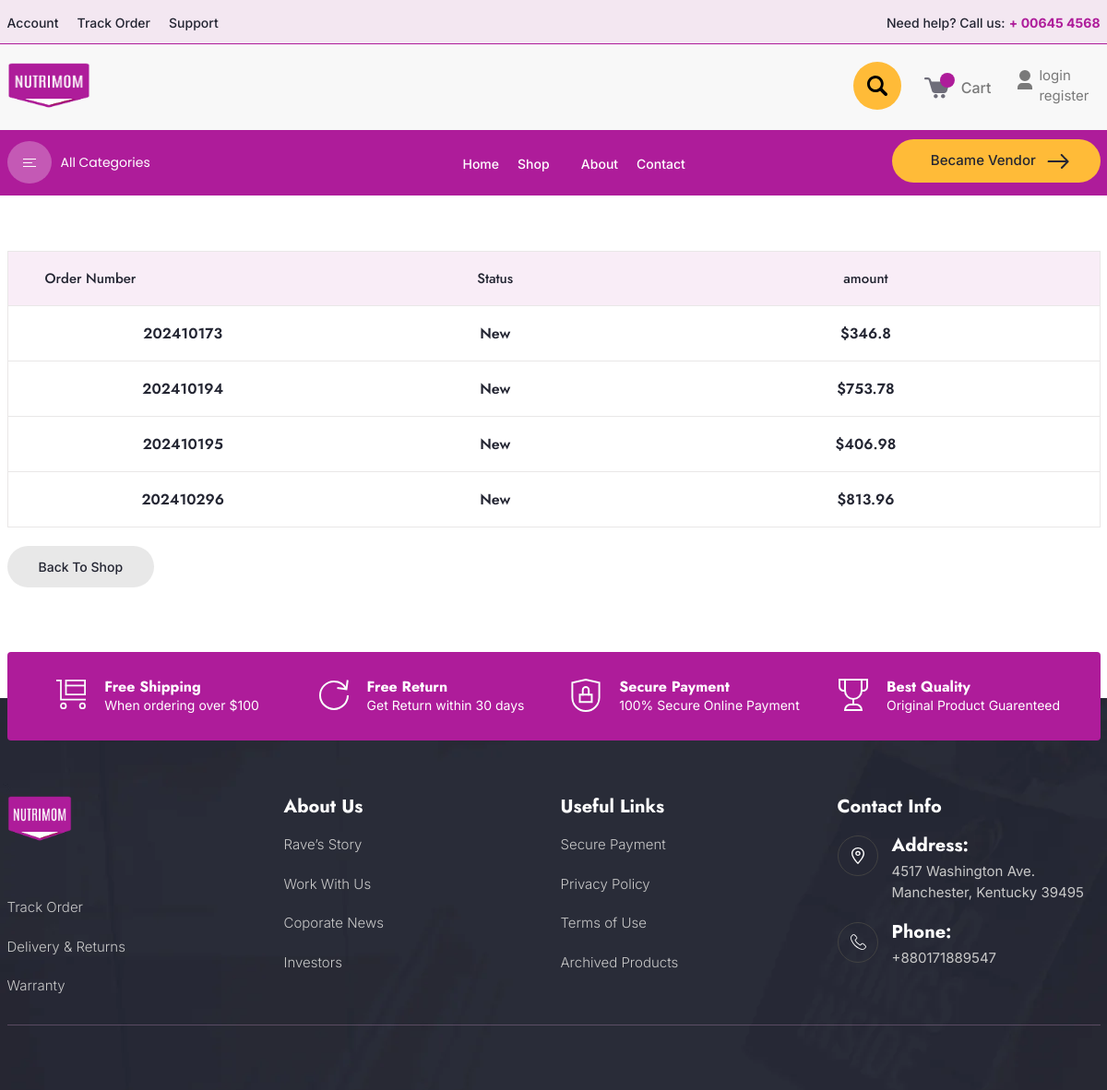
The app's page /customer/my-orders/ (signed in) with its own data.
### order/models.py (models this page shows, shortened)
class Order(models.Model):
    STATUS = (
        ('New', 'New'),
        ('Accepted', 'Accepted'),
        ('Completed', 'Completed'),
        ('Canceled', 'Canceled')
    )
    user = models.ForeignKey(User, on_delete=models.SET_NULL, null=True, related_name='order_user')
    payment = models.ForeignKey(Payment, on_delete=models.SET_NULL, blank=True, null=True)
    first_name = models.CharField(max_length=100)
    last_name = models.CharField(max_length=50)
    phone = models.CharField(max_length=50)
    email = models.EmailField(max_length=30)
    address_line1 = models.CharField(max_length=200)
    address_line2 = models.CharField(max_length=200)
    country = models.CharField(max_length=50)
    state = models.CharField(max_length=50)
    city = models.CharField(max_length=50)
    order_note = models.CharField(max_length=50)
    order_total = models.FloatField()
    tax = models.FloatField()
    order_number=models.CharField(max_length=100)
    status = models.CharField(max_length=10, choices=STATUS, default='New')
    ip = models.CharField(blank=True, max_length=20)
    is_ordered = models.BooleanField(default=False)
    created_at = models.DateTimeField(auto_now_add=True)
    updated_at = models.DateTimeField(auto_now=True)
    delivery_boy = models.ForeignKey(DeliveryBoy, on_delete=models.SET_NULL, null=True, blank=True, related_name='orders')

### customer/views.py (the view)
# urls.py: path('my-orders/', views.user_orders, name='user_orders'),
@login_required
def user_orders(request):
    user_orders = Order.objects.filter(user=request.user)
    context = {
        'orders': user_orders,
    }
    return render(request, 'customer/customer_order_view.html', context)

### template/customer/customer_order_view.html
{% extends 'base.html' %}
{% load static %}
{% block content%}
<section class="product-cart product footer-padding">
    <div class="container">
        <div class="cart-section">
            <table>
                <tbody>
                         {% if not  orders %}
                    <section class="blog about-blog footer-padding">
                        <div class="container">
                            <div class="blog-bradcrum">
                                <span><a href="index.html">Home</a></span>
                                <span class="devider">/</span>
                                <span><a href="#">404 Not Found</a></span>
                            </div>
                            <div class="blog-item" data-aos="fade-up">
                                <div class="cart-img">
                                </div>
                                <div class="cart-content">
                                    <p class="content-title">No orders are avilable now </p>
                                </div>
                            </div>
                        </div>
                    </section>
                    {% else %}
                    <tr class="table-row table-top-row">
                        <td class="table-wrapper wrapper-product">
                            <h5 class="table-heading">Order Number</h5>
                        </td>
                        <td class="table-wrapper">
                            <div class="table-wrapper-center">
                                <h5 class="table-heading">Status</h5>
                            </div>
                        </td>
                        <td class="table-wrapper">
                            <div class="table-wrapper-center">
                                <h5 class="table-heading">amount</h5>
                            </div>
                        </td>
                    </tr>
                    {% for order in orders %}
                     <tr class="table-row ticket-row">
                        <td class="table-wrapper">
                            <div class="table-wrapper-center">
                                <h5 class="heading">{{ order.order_number }}</h5>
                            </div>
                        </td>
                        <td class="table-wrapper">
                            <div class="table-wrapper-center">
                                <h5 class="heading">{{ order.status }}</h5>
                            </div>
                        </td>
                        <td class="table-wrapper">
                            <div class="table-wrapper-center">
                                <h5 class="heading"> ${{ order.order_total }}</h5>
                            </div>
                        </td>
                    </tr>
                    {% endfor %}
                {% endif %}
                </tbody>
            </table>
        </div>
        <div class="wishlist-btn cart-btn">
            <a href="{% url 'shop' %}" class="shop-btn update-btn">Back To Shop</a>
        </div>
    </div>
</section>
{% endblock%}

### records on screen
Order: order_number "202410173", status "New", order_total "346.8"
Order: order_number "202410194", status "New", order_total "753.78"
Order: order_number "202410195", status "New", order_total "406.98"
Order: order_number "202410296", status "New", order_total "813.96"
